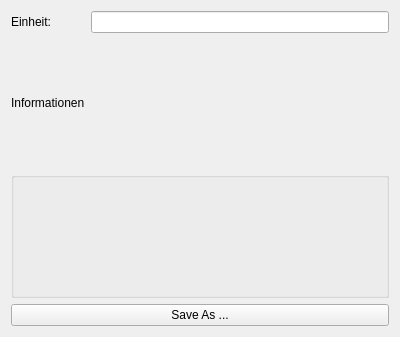
<?xml version="1.0" encoding="UTF-8"?>
<ui version="4.0">
 <class>Form</class>
 <widget class="QWidget" name="Form">
  <property name="geometry">
   <rect>
    <x>0</x>
    <y>0</y>
    <width>400</width>
    <height>337</height>
   </rect>
  </property>
  <property name="windowTitle">
   <string>Form</string>
  </property>
  <layout class="QGridLayout" name="gridLayout">
   <item row="0" column="0">
    <widget class="QLabel" name="label">
     <property name="text">
      <string>Einheit:</string>
     </property>
    </widget>
   </item>
   <item row="0" column="1">
    <widget class="KLineEdit" name="klineedit"/>
   </item>
   <item row="1" column="0">
    <widget class="QLabel" name="label_2">
     <property name="text">
      <string>Informationen</string>
     </property>
    </widget>
   </item>
   <item row="2" column="0" colspan="2">
    <widget class="KEditListBox" name="keditlistbox"/>
   </item>
   <item row="3" column="0" colspan="2">
    <widget class="KPushButton" name="kpushbutton">
     <property name="text">
      <string>Save As ...</string>
     </property>
    </widget>
   </item>
  </layout>
 </widget>
 <customwidgets>
  <customwidget>
   <class>KEditListBox</class>
   <extends>QGroupBox</extends>
   <header>keditlistbox.h</header>
  </customwidget>
  <customwidget>
   <class>KLineEdit</class>
   <extends>QLineEdit</extends>
   <header>klineedit.h</header>
  </customwidget>
  <customwidget>
   <class>KPushButton</class>
   <extends>QPushButton</extends>
   <header>kpushbutton.h</header>
  </customwidget>
 </customwidgets>
 <resources/>
 <connections/>
</ui>
